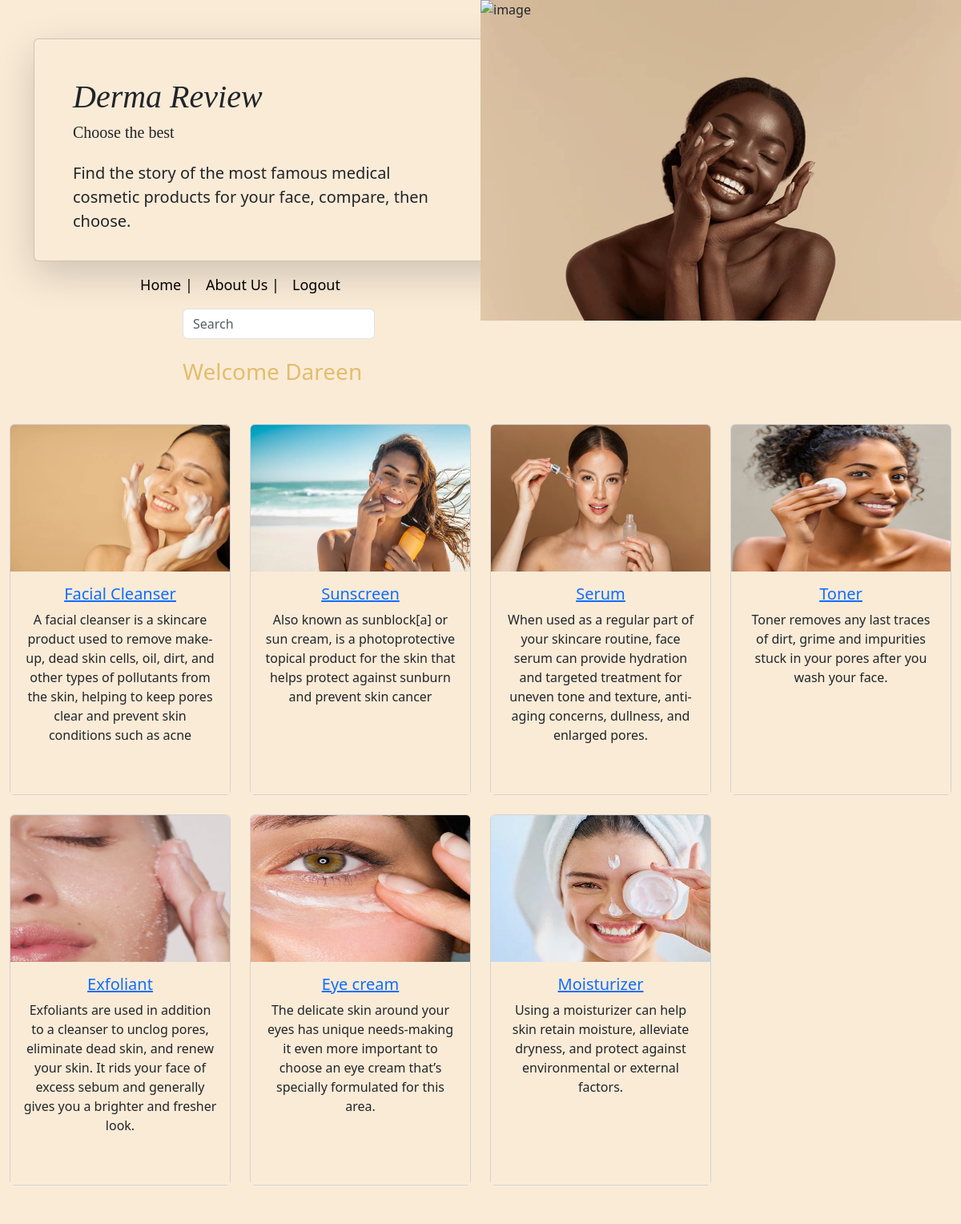
Screenshot of / (signed in) with the database file from the repository.
### my_app/models.py (models this page shows)
class Category(models.Model):
    category_name=models.CharField(max_length=45)
    category_description=models.TextField(default='some description')
    category_img=models.CharField(max_length=255, default='static/img/eye-cream.jpg')
    products=models.ManyToManyField(Product,related_name="categories")
    created_at=models.DateTimeField(auto_now=True)
    updated_at=models.DateTimeField(auto_now_add=True)

### my_app/views.py (the view)
# urls.py: path('',views.index),
def index(request):
    context={
        "categories":models.get_category()
    }
    return render(request,'index.html',context)

### my_app/models.py (called while the page is built)
def get_category():
    return Category.objects.all()

### my_app/templates/index.html (shortened to what this page needs)
<!DOCTYPE html>
<html lang="en">
<head>
    <link href="https://cdn.jsdelivr.net/npm/bootstrap@5.3.3/dist/css/bootstrap.min.css" rel="stylesheet">
    {% load static %}
    <link rel="stylesheet" href="{% static 'css/index.css' %}">
</head>
<body>
    <header class="header-rounded-images">
        <div class="page-header min-vh-90">
        <img class="position-absolute fixed-top ms-auto w-50 h-100 z-index-0 d-none d-sm-none d-md-block border-radius-section border-top-end-radius-0 border-top-start-radius-0 border-bottom-end-radius-0" style="background-image: url(static/img/skin.webp); background-repeat: no-repeat;" alt="image" loading="lazy">
        <div class="container">
            <div class="row">
            <div class="col-lg-7 d-flex">
                <div class="card card-body blur text-md-start text-center px-sm-5 shadow-lg mt-sm-5 py-sm-5">
                    <h1 class="web-title">Derma Review </h1>
                    <h2 class="text-dark mb-4 subtitle">Choose the best</h2>
                    <p class="lead text-dark pe-md-5 me-md-5">
                        Find the story of the most famous medical cosmetic products for your face,
                        compare, then choose.
                    </p>
                </div>
            </div>
            </div>
        </div>
        </div>
    </header>
    <nav class="navbar navbar-expand-lg navbar-dark navbar-absolute bg-transparent shadow-none col-lg-6 d-flex">
        <div class="container">
        <div class="collapse navbar-collapse" id="navbar-header-2">
            <ul class="navbar-nav mx-auto">
            <li class="nav-item">
                <a class="nav-link text-black" href="/">
                Home |
                </a>
            </li>
            <li class="nav-item">
                <a class="nav-link text-black" href="/about_us">
                About Us |
                </a>
            </li>
            {% if request.session.name %}
                    <li class="nav-item">
                    <a href="/logout" class="nav-link text-black">Logout</a>
                    </li>
                    {% else %}
                    <li class="nav-item">
                        <a class="nav-link text-black" href="/register_form">
                        Sign in
                        </a>
                    </li>
                    {% endif %}
            </ul>
        </div>
        </div>
    </nav>
    <form action="/search" method="post" id="search-form">
        <div class="input-group">
            <input type="text" name="q" id="searchField" class="form-control rounded search" placeholder="Search" aria-label="Search" aria-describedby="search-addon" />
    </div>
    </form>
    {% if request.session.name %}
    <h3 class="welcome">Welcome {{request.session.name}}</h3>
    {% endif %}
    <div class="original_output">
        <div class="row row-cols-1 row-cols-md-4 g-4 big">
            {% for category in categories %}
            <div class="col">
            <div class="card">
                <a href="/productlist/{{category.id}}"><img src="{{category.category_img}}" class="card-img-top" alt="{{category.category_name}}"></a>
                <div class="card-body">
                    <h5 class="card-title"><a href="/productlist/{{category.id}}">{{category.category_name}}</a></h5>
                    <p class="card-text ">{{category.category_description}}</p>
                </div>
            </div>
            </div>
            {% endfor %}
    </div>
    </div>
    <br>
    <br>
</body>
</html>

### my_app/static/css/index.css (style rules this page uses)
body { background-color:antiquewhite; }
.nav-link { font-size: large; }
.card-body { background-color:antiquewhite; }
.big { max-width: 1200px; margin: auto; }
.card-body { text-align: center; }
.card-img-top { height: 183px; }
.col-lg-7 { width: 700px; }
.card-body { height: 278px; }
.form-control { width: 100px; }
.input-group { width: 20%; margin-left: 19%; }
.web-title { font-style: italic; font-family:cursive; }
.subtitle { font-size: 20px; font-family:cursive; }
.welcome { margin-left: 19%; margin-top: 2%; color: rgb(226, 189, 108); }
.original_output { margin-top: 2%; }

### rows the page displays
Category: category_img (picture), category_name "Facial Cleanser", category_description "A facial cleanser is a skincare product used to remove make-up, dead skin cells, oil, dirt, and other types of pollutants from the skin, helping to keep pores clear and prevent skin conditions such as acne"
Category: category_img (picture), category_name "Sunscreen", category_description "Also known as sunblock[a] or sun cream, is a photoprotective topical product for the skin that helps protect against sunburn and prevent skin cancer"
Category: category_img (picture), category_name "Exfoliant", category_description "Exfoliants are used in addition to a cleanser to unclog pores, eliminate dead skin, and renew your skin. It rids your face of excess sebum and generally gives you a brighter and fresher look."
Category: category_img (picture), category_name "Eye cream", category_description "The delicate skin around your eyes has unique needs-making it even more important to choose an eye cream that’s specially formulated for this area."

### other values shown
{{ request.session.name }} "Dareen"
